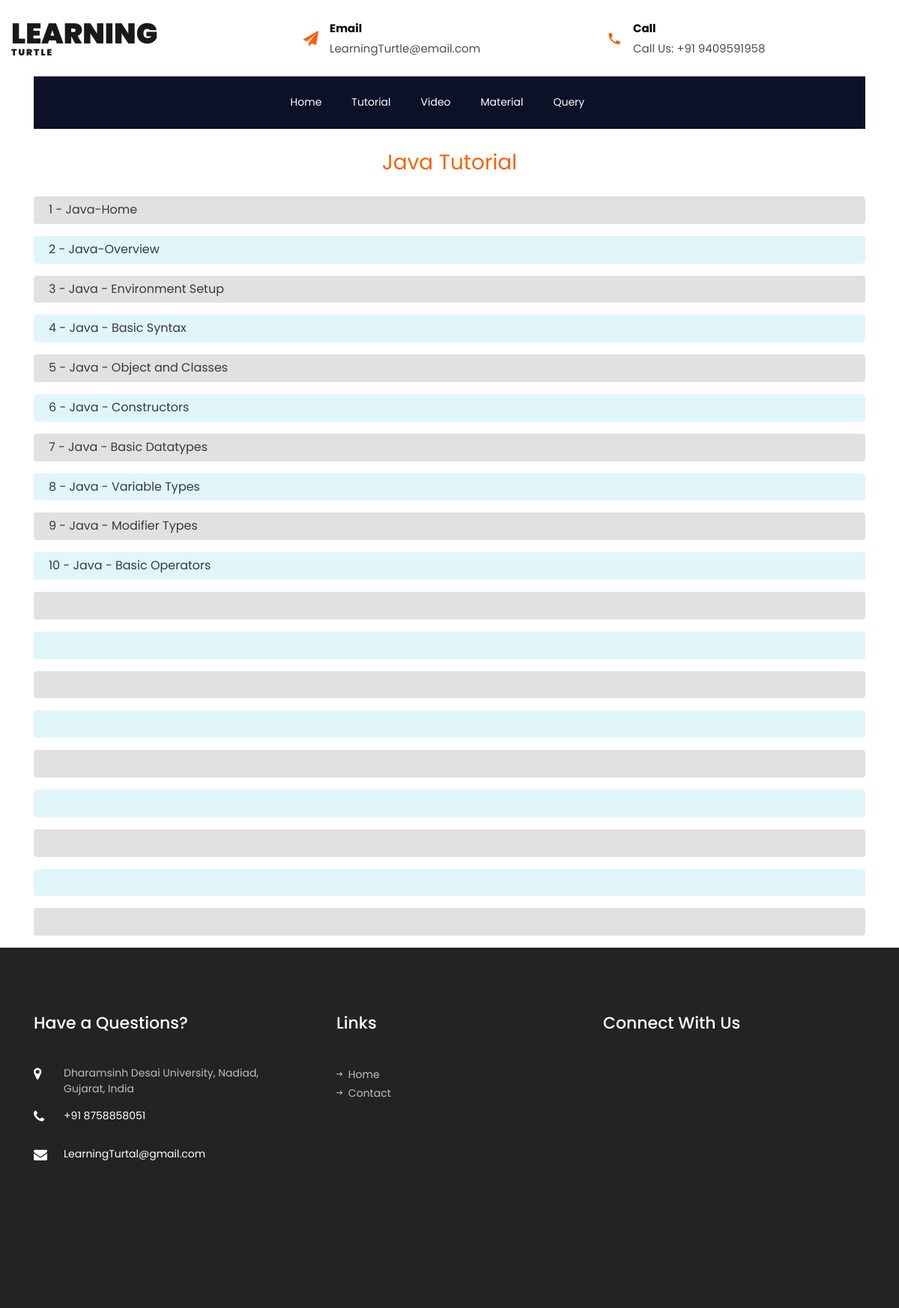
Page /study_portal/tutorial/9/ on the committed database.
### study_portal/models.py (models this page shows, shortened)
class Tutorial(models.Model):
    tut_id = models.AutoField(primary_key=True)
    course_name = models.CharField(max_length=50)
    topic_name = models.CharField(max_length=100)
    sq_no = models.IntegerField(default=0)
    course_id = models.ForeignKey(Course, on_delete=models.CASCADE,null=True)

### study_portal/views.py (the view)
# urls.py: path("tutorial/<int:course_id>/", views.tutorial, name="tutorial"),
def tutorial(request, course_id):
    request.session['course_id'] = course_id
    if request.method == "POST":
         name= request.POST['name']
         print("Name ...",name)
         tut = Tutorial.objects.filter(course_name=name).values().order_by('sq_no')
    else:
        tut = Tutorial.objects.filter(course_id=course_id).values().order_by('sq_no')
    return render(request, 'tutorial.html', {'tut': tut,'c_id':course_id})

### study_portal/templates/tutorial.html
{% extends 'basic.html' %}
{% block body %}
{% load static%}
{% include 'navbar1.html' %}
  <div class="container">
    {% if tut %}
             <h3 class="text-center text-primary mt-4 mb-4">{{tut.0.course_name}} Tutorial</h3>
         {% for i in tut %}
           {% if i.sq_no|divisibleby:2 %}
          <p class="shadow-none p-1 mb-3 rounded" style="background-color: #E1F6FA;">
            <a class="text-dark ftco-animate ml-3" href="/static/Pdf/{{i.course_name}}/{{i.topic_name}}.pdf" >{{i.sq_no}} - {{i.topic_name}}</a>
          </p>
            {% else %}
          <p class="shadow-none p-1 mb-3 rounded" style="background-color: #E1E1E1;">
            <a class="text-dark ftco-animate ml-3" href="/static/Pdf/{{i.course_name}}/{{i.topic_name}}.pdf" >{{i.sq_no}} - {{i.topic_name}}</a>
          </p>
            {% endif %}
          {% endfor %}
    {% else %}
    <h3 class="text-center mb-5 mt-5">Sorry this course is not available</h3>
    {% endif %}
  </div>
{% endblock %}

### rows in the picture
Tutorial: course_name "Java", sq_no "1", topic_name "Java-Home"
Tutorial: sq_no "2", topic_name "Java-Overview"
Tutorial: sq_no "3", topic_name "Java - Environment Setup"
Tutorial: sq_no "4", topic_name "Java - Basic Syntax"
Tutorial: sq_no "5", topic_name "Java - Object and Classes"
Tutorial: sq_no "6", topic_name "Java - Constructors"
Tutorial: sq_no "7", topic_name "Java - Basic Datatypes"
Tutorial: sq_no "8", topic_name "Java - Variable Types"
Tutorial: sq_no "9", topic_name "Java - Modifier Types"
Tutorial: sq_no "10", topic_name "Java - Basic Operators"
